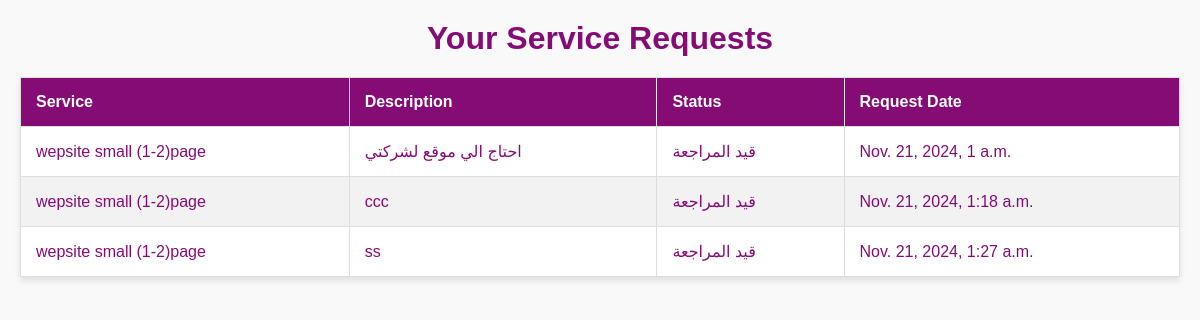
Page /services/user/requests/ (signed in) on the committed database.
### services/models.py (models this page shows, shortened)
class ServiceRequest(models.Model):
    STATUS_CHOICES = [
        ('under_review', 'قيد المراجعة'),
        ('approved', 'تمت الموافقة'),
        ('in_progress', 'تتم البرمجة الآن'),
        ('completed', 'انتهت'),
    ]
    service = models.ForeignKey(Service, on_delete=models.CASCADE, related_name='requests')
    user = models.ForeignKey(settings.AUTH_USER_MODEL, on_delete=models.CASCADE)  # تحديث هذا السطر
    name = models.CharField(max_length=255)
    email = models.EmailField()
    phone_number = models.CharField(max_length=20)
    description = models.TextField()
    status = models.CharField(max_length=50, choices=STATUS_CHOICES, default='under_review')
    created_at = models.DateTimeField(auto_now_add=True)

class Service(models.Model):
    title = models.CharField(max_length=255)
    description = models.TextField()
    link = models.URLField(blank=True, null=True)
    image = models.ImageField(upload_to='service_images/')
    video = models.FileField(upload_to='service_videos/', blank=True, null=True)
    price = models.DecimalField(max_digits=10, decimal_places=2)
    duration = models.CharField(max_length=255)

### services/views.py (the view)
# urls.py: path('user/requests/', views.user_service_requests_view, name='user_requests'),
@login_required
def user_service_requests_view(request):
    user_requests = ServiceRequest.objects.filter(user=request.user)
    return render(request, 'services/user_requests.html', {'user_requests': user_requests})

### services/templates/services/user_requests.html (shortened to what this page needs)
{% block content %}
<h1>Your Service Requests</h1>
<table>
    <thead>
        <tr>
            <th>Service</th>
            <th>Description</th>
            <th>Status</th>
            <th>Request Date</th>
        </tr>
    </thead>
    <tbody>
        {% for request in user_requests %}
        <tr>
            <td>{{ request.service.title }}</td>
            <td>{{ request.description }}</td>
            <td>{{ request.get_status_display }}</td>
            <td>{{ request.created_at }}</td>
        </tr>
        {% endfor %}
    </tbody>
</table>
{% endblock %}

### services/templates/services/user_requests.html (style rules this page uses)
h1 { text-align: center; color: rgb(133, 12, 117); margin-bottom: 20px; }
table { width: 100%; border-collapse: collapse; margin: 0 auto; background-color: white; box-shadow: 0px 4px 6px rgba(0, 0, 0, 0.1); }
th, td { padding: 15px; text-align: left; border: 1px solid #ddd; }
th { background-color: rgb(133, 12, 117); color: white; font-weight: bold; }
tr:nth-child(even) { background-color: #f2f2f2; }
td { color: rgb(133, 12, 117); }

### rows in the picture
ServiceRequest: service "wepsite small (1-2)page", description "احتاج الي موقع لشركتي", status "قيد المراجعة", created_at "Nov. 21, 2024, 1 a.m."
ServiceRequest: service "wepsite small (1-2)page", description "ccc", status "قيد المراجعة", created_at "Nov. 21, 2024, 1:18 a.m."
ServiceRequest: service "wepsite small (1-2)page", description "ss", status "قيد المراجعة", created_at "Nov. 21, 2024, 1:27 a.m."
